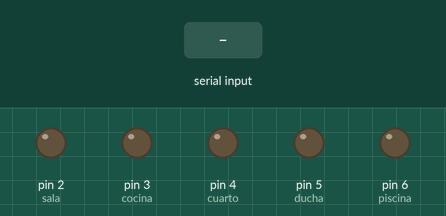
This sketch was run on a simulated Arduino Uno, built with avr-gcc and run on an emulated ATmega328P. Parts: output pins drawn as LEDs (lit = HIGH). The inputs (shaded band) are chosen by the test bench.

Above: at 1.2 s.
1.3 s: "A" received over Serial
At 2.1 s:
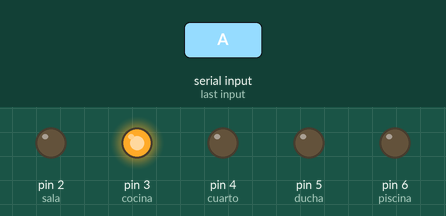
2.8 s: "C" received over Serial
At 3.2 s:
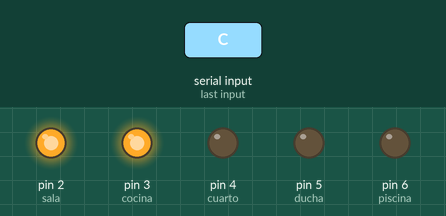
4.3 s: "B" received over Serial
At 5.5 s:
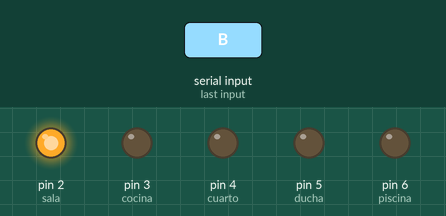
5.8 s: "E" received over Serial
At 6.7 s:
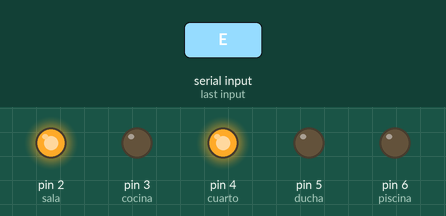
7.3 s: "D" received over Serial
At 7.9 s:
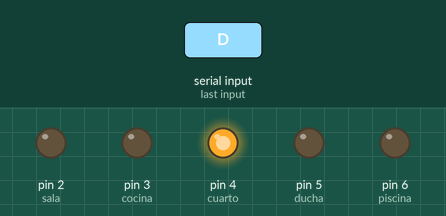
8.8 s: "G" received over Serial
At 10.2 s:
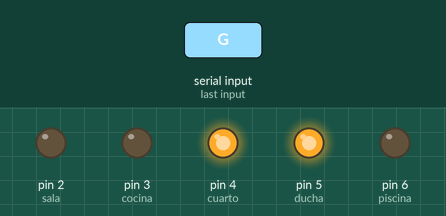
Timing chart, 0 to 11.3 s (numbered marks = the images above; inputs shaded):
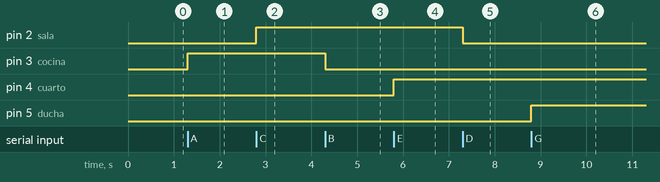

The sketch:

iluminado.ino
```cpp
int entrada=0;
//focos//
int sala=2;
int cocina=3;
int cuarto=4;
int ducha=5;
int piscina=6;
///////////

void setup() {

Serial.begin(9600);

//casa//
pinMode(sala,OUTPUT);
pinMode(cuarto,OUTPUT);
pinMode(ducha,OUTPUT);
pinMode(cocina, OUTPUT);
pinMode(piscina, OUTPUT);
//apagado inicial//
digitalWrite(sala,LOW);
digitalWrite(ducha,LOW);
digitalWrite(cuarto,LOW);
digitalWrite(cocina,LOW);
digitalWrite(piscina,LOW);
}

void loop() {
if( Serial.available()>0)
 {
  entrada = Serial.read();
 }
 switch ( entrada)
 {
  //cocina//
  case'A': //para encender cocina//
  digitalWrite(cocina,HIGH);

  break;
   case'B'://apagar cocina//
  digitalWrite(cocina,LOW);

  break;
  //sala//
   case'C': //para encender sala//
  digitalWrite(sala,HIGH);

  break;
  case'D'://apagar sala//
  digitalWrite(sala,LOW);

  break;
  //cuarto//
   case'E'://para encender cuarto//
  digitalWrite(cuarto,HIGH);

  break;
  case'F'://apagar cuarto//
  digitalWrite(cuarto,LOW);

  break;
   //ducha//
   case'G'://para encender ducha//
  digitalWrite(ducha,HIGH);

  break;
  case'H'://apagar ducha//
  digitalWrite(ducha,LOW);

  break;

   case'K'://encendido general//
  digitalWrite(ducha,HIGH);
  digitalWrite(cocina,HIGH);
  digitalWrite(cuarto,HIGH);
  digitalWrite(sala,HIGH);
  break;

   case'L'://apagado general//
  digitalWrite(ducha,LOW);
  digitalWrite(cocina,LOW);
  digitalWrite(cuarto,LOW);
  digitalWrite(sala,LOW);
  break;

   case'I'://apagar ducha//
  digitalWrite(piscina,LOW);

  break;

   case'J'://apagar ducha//
  digitalWrite(piscina,HIGH);

  break;
}
}
```

Measured:
- after the input at 1.3 s, pin 3 (cocina): LOW → HIGH at once
- after the input at 2.8 s, pin 2 (sala): LOW → HIGH at once
- after the input at 4.3 s, pin 3 (cocina): HIGH → LOW at once
- after the input at 5.8 s, pin 4 (cuarto): LOW → HIGH at once
- after the input at 7.3 s, pin 2 (sala): HIGH → LOW at once
- after the input at 8.8 s, pin 5 (ducha): LOW → HIGH at once
